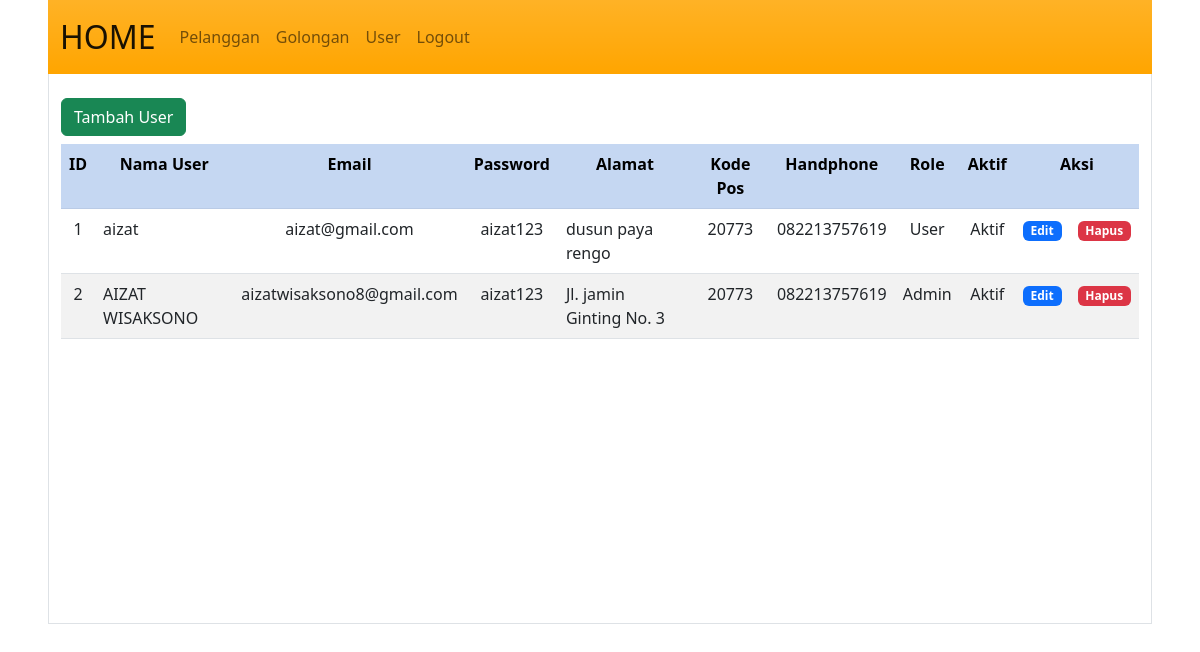
The app's page /user (signed in) with its own data.
### tables this page shows
CREATE TABLE `tb_users` (
  `user_id` int(11) NOT NULL,
  `user_email` varchar(50) DEFAULT NULL,
  `user_password` varchar(100) DEFAULT NULL,
  `user_nama` varchar(100) DEFAULT NULL,
  `user_alamat` text DEFAULT NULL,
  `user_hp` varchar(25) DEFAULT NULL,
  `user_pos` varchar(5) DEFAULT NULL,
  `user_role` tinyint(2) DEFAULT NULL,
  `user_aktif` tinyint(2) DEFAULT NULL,
  `created_at` timestamp NOT NULL DEFAULT current_timestamp() ON UPDATE current_timestamp(),
  `updated_at` datetime DEFAULT NULL
);

### app/core/Controller.php (called while the page is built, shortened)
<?php
class Controller
{
	public function user($view, $data = [])
	{
		require_once ROOT . "app/views/user/index.php";
	}
}

### app/controllers/User.php (called while the page is built, shortened)
<?php
class User extends Controller
{
      public function __construct()
      {
            $this->model = new \App\Models\User();
      }
      public function index()
      {
            $data = $this->model->all();
            $this->model->resetID();
            $this->user('user/index', $data);
      }
}

### index.php (called while the page is built, shortened)
<?php
new App\Core\Bootstrap();

### app/core/Model.php (called while the page is built, shortened)
<?php
class Model
{
	public function __construct()
	{
		try {
			$this->db = new PDO("mysql:host=localhost;dbname=dbpln", "root", "");
		} catch (Exception $e) {
			die("error! " . $e->getMessage());
		}
	}
}

### app/models/User.php (called while the page is built, shortened)
<?php
class User extends Model
{
      public function all()
      {
            $sql = "SELECT * FROM tb_users";
            $stmt = $this->db->prepare($sql);
            $stmt->execute();
            $data = [];
            while ($rows = $stmt->fetch()) {
                  $data[] = $rows;
            }
            return $data;
      }
}

### app/views/user/index.php (the view, shortened to what this page needs)
<!doctype html>
<html lang="en" class="ms-5 me-5">
  <head>
    <link href="<?php echo URL; ?>/layouts/assets/css/bootstrap.min.css" rel="stylesheet">
    <link rel="stylesheet" href="assets/css/style.css">
  </head>
  <body>
    <nav class="navbar navbar-expand-lg bg-gradient" style="background-color:orange; color:black;">
        <div class="container-fluid">
            <a class="navbar-brand fs-2" href="<?php echo URL; ?>/dashboard">HOME</a>
            <div class="collapse navbar-collapse" id="navbarNav">
                <ul class="navbar-nav">
                    <li class="nav-item">
                        <a class="nav-link" aria-current="page" href="<?php echo URL; ?>/pelanggan">Pelanggan</a>
                    </li>
                    <li class="nav-item">
                        <a class="nav-link" href="<?php echo URL; ?>/golongan">Golongan</a>
                    </li>
                    <li class="nav-item">
                        <a class="nav-link" href="<?php echo URL; ?>/user">User</a>
                    </li>
                    <li class="nav-item">
                        <a class="nav-link" href="<?php echo URL; ?>/user/logout">Logout</a>
                    </li>
                </ul>
            </div>
        </div>
    </nav>
    <div class="container-fluid w-100 border-start border-end border-bottom text-start py-4 align-middle" style="height:550px">
    <a href="<?php echo URL; ?>/user/create" class="btn btn-success mb-2">Tambah User</a>
        <table class="table table-striped">
            <tr class="table-primary text-center">
                <th>ID</td>
                <th>Nama User</td>
                <th>Email</td>
                <th>Password</td>
                <th>Alamat</td>
                <th>Kode Pos</td>
                <th>Handphone</td>
                <th>Role</td>
                <th>Aktif</td>
                <th colspan="2" style="width:60px;">Aksi</td>
            </tr>
            <tr>
                <?php foreach ($data as $row) {
                    $role = ($row['user_role']=="1")?"Admin":"User";
                    $aktif = ($row['user_aktif']=="1")?"Aktif":"Tidak Aktif";
                ?>
                <td class="text-center"><?= $row['user_id']?></td>
                <td><?= $row['user_nama']?></td>
                <td class="text-center"><?= $row['user_email']?></td>
                <td class="text-center"><?= $row['user_password']?></td>
                <td><?= $row['user_alamat']?></td>
                <td class="text-center"><?= $row['user_pos']?></td>
                <td class="text-center"><?= $row['user_hp']?></td>
                <td class="text-center"><?= $role ?></td>
                <td class="text-center"><?= $aktif ?></td>
                <td class="text-center" style="width:50px;"><a href="<?= URL; ?>/user/edit/<?= $row['user_id']; ?>" class="badge text-bg-primary text-decoration-none">Edit</a></td>
                <td class="text-center" style="width:50px;"><a href="<?= URL; ?>/user/delete/<?= $row['user_id']; ?>" class="badge text-bg-danger text-decoration-none" onclick="return confirm('Anda Yakin Ingin Menghapus Data Ini?');">Hapus</a></td>
                </tr>
                <?php }; ?>
        </table>
    </div>
  </body>
</html>

### records on screen
tb_users: user_id "1", user_nama "aizat", user_email "aizat@gmail.com", user_password "aizat123", user_alamat "dusun paya rengo", user_pos "20773", user_hp "082213757619", user_role "User", user_aktif "Aktif"
tb_users: user_id "2", user_nama "AIZAT WISAKSONO", user_email "aizatwisaksono8@gmail.com", user_password "aizat123", user_alamat "Jl. jamin Ginting No. 3", user_pos "20773", user_hp "082213757619", user_role "Admin", user_aktif "Aktif"
